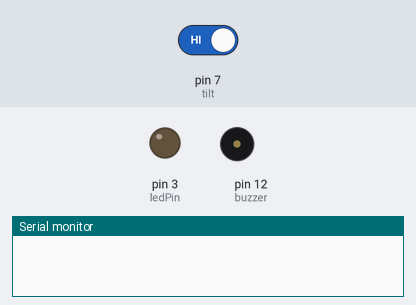
This sketch was run on a simulated Arduino Uno, built with avr-gcc and run on an emulated ATmega328P. Shown: output pins drawn as LEDs (lit = HIGH), buzzer (waves = sounding), the last lines printed to the serial monitor. Inputs (shaded band) come from the test bench; at power-on: pin 7 (tilt) HIGH.

Above: at 1.2 s.
1.3 s: pin 7 (tilt) driven LOW
At 1.4 s:
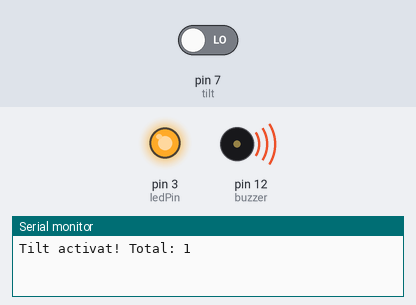
4.3 s: pin 7 (tilt) driven HIGH
At 5.2 s:
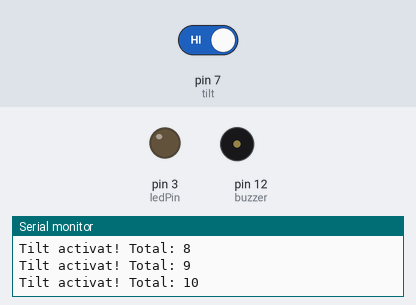
Timing chart, 0 to 7.3 s (numbered marks = the images above; inputs shaded):
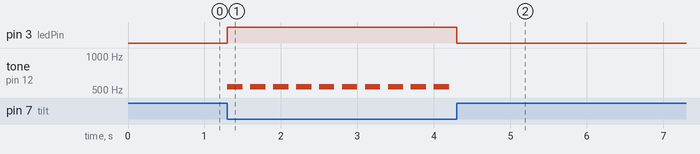

The sketch:

tilt_ball_with_sound.ino
```cpp
const int ledPin = 3;
int tilt = 7;
int buzzer = 12;

void setup(){
  pinMode(ledPin, OUTPUT);
  pinMode(buzzer, OUTPUT);
  pinMode(tilt, INPUT_PULLUP);
  Serial.begin(9600);
}
int nr = 0;
void loop(){
  int val = digitalRead(tilt);
  if(val == LOW){
    nr++;
    digitalWrite(ledPin, HIGH);
    tone(buzzer, 532, 200);
    Serial.print("Tilt activat! Total: ");
    Serial.println(nr);

    delay(300);
  }
  else{
    digitalWrite(ledPin, LOW);
    noTone(buzzer);
  }
}
```

Measured:
- after the input at 1.3 s, pin 3 (ledPin): LOW → HIGH at once; tone on pin 12 (buzzer): alternates 532 Hz for 0.20 s and silent for 0.10 s, starting at once
- after the input at 4.3 s, pin 3 (ledPin): HIGH → LOW at once; tone on pin 12 (buzzer): stops changing and stays silent
